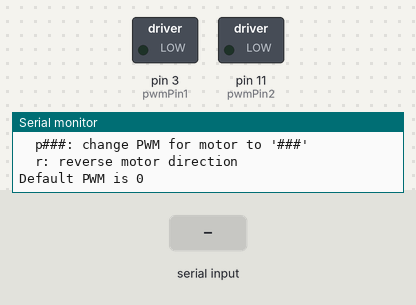
The sketch below on a simulated Arduino Uno, built with avr-gcc and run on an emulated ATmega328P. On the bench: switched loads named in the sketch (green lamp = pin HIGH), the last lines printed to the serial monitor. Inputs (shaded band) come from the test bench.

Above: at 1.2 s.
1.3 s: "p90\n" received over Serial
At 2.7 s:
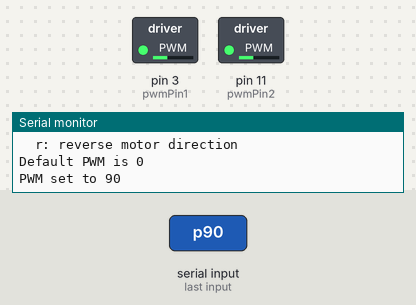
3.8 s: "r90\n" received over Serial
At 5.8 s:
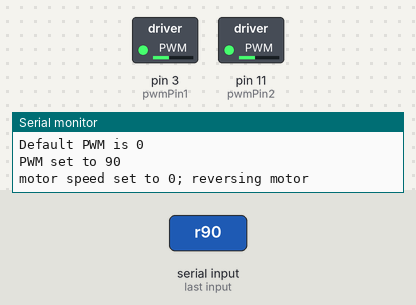
Timing chart, 0 to 7.3 s (numbered marks = the images above; inputs shaded):
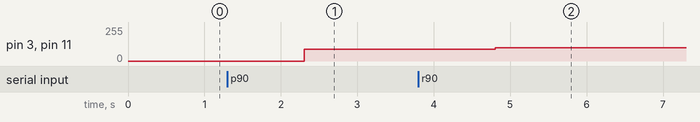

The sketch:

DCMotor.ino
```cpp
int pwmVal = 0;
int pwmPin1 = 3;
int pwmPin2 = 11;
int dirPin1 = 12;
int dirPin2 = 13;
int dirVal1 = 0;
int dirVal2 = 1;

String input;

void setup()
{
  Serial.begin(9600);
  Serial.println("Reference:");
  Serial.println("  p###: change PWM for motor to '###'");
  Serial.println("  r: reverse motor direction");
  Serial.println();
  Serial.println("Default PWM is 0");

  analogWrite(pwmPin1, pwmVal);
  analogWrite(pwmPin2, pwmVal);

  digitalWrite(dirPin1, dirVal1);
  digitalWrite(dirPin2, dirVal2);
}

void loop()
{
  if(Serial.available())
  {
    input = Serial.readString();

    switch (input[0])
    {
      case 'p':
        pwmVal = input.substring(1).toInt();
        Serial.print("PWM set to ");
        Serial.println(pwmVal);
        break;

      case 'r':
        pwmVal = 100;
        dirVal1 = !dirVal1;
        dirVal2 = !dirVal2;
        analogWrite(pwmPin1, pwmVal);
        analogWrite(pwmPin2, pwmVal);
        digitalWrite(dirPin1, dirVal1);
        digitalWrite(dirPin2, dirVal2);
        Serial.println("motor speed set to 0; reversing motor");
        break;
    }
  }

  analogWrite(pwmPin1, pwmVal);
  analogWrite(pwmPin2, pwmVal);
}
```

Measured:
- after the input at 1.3 s, pin 3 (pwmPin1), pin 11 (pwmPin2): 0/255 → 90/255 after 1.0 s
- after the input at 3.8 s, pin 3 (pwmPin1), pin 11 (pwmPin2): 90/255 → 100/255 after 1.0 s
